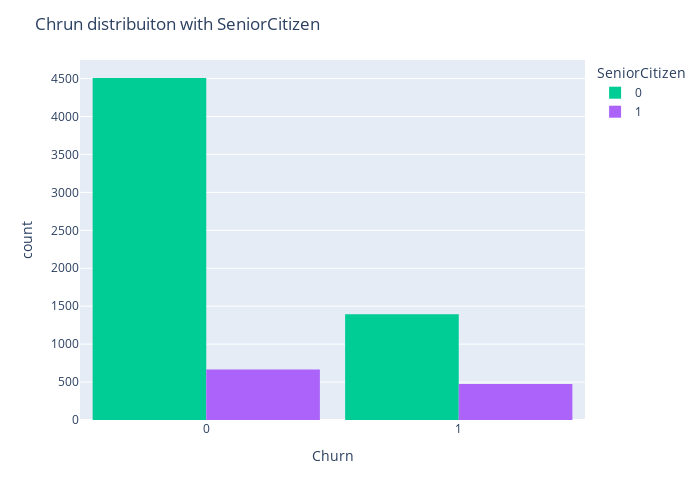

Source (notebook cell):
### Markdown cell above
## According to the data the analysis shows 16.2% customers were senior citizens while the remaining 74% were other ages.

### Code cell
color= {"Yes": 'black', "No": 'grey'}
fig = px.histogram(df, x="Churn", color="SeniorCitizen", barmode="group", color_discrete_map=color)
fig.update_layout(width=700, height=500, bargap=0.1)
fig.update_layout(title='Chrun distribuiton with SeniorCitizen')
fig.show()

### Figure 1 — Plotly figure (JSON) as saved in the notebook; plotly's stock layout.template omitted (floating-point values rounded to 4 significant figures; data arrays with more than 128 entries replaced by an {"elided": "..."} marker saying what was removed)
{"data": [{"alignmentgroup": "True", "bingroup": "x", "hovertemplate": "SeniorCitizen=0<br>Churn=%{x}<br>count=%{y}<extra></extra>", "legendgroup": "0", "marker": {"color": "#00cc96", "pattern": {"shape": ""}}, "name": "0", "offsetgroup": "0", "orientation": "v", "showlegend": true, "type": "histogram", "x": {"elided": "5901 int values"}, "xaxis": "x", "yaxis": "y"}, {"alignmentgroup": "True", "bingroup": "x", "hovertemplate": "SeniorCitizen=1<br>Churn=%{x}<br>count=%{y}<extra></extra>", "legendgroup": "1", "marker": {"color": "#ab63fa", "pattern": {"shape": ""}}, "name": "1", "offsetgroup": "1", "orientation": "v", "showlegend": true, "type": "histogram", "x": {"elided": "1142 int values"}, "xaxis": "x", "yaxis": "y"}], "layout": {"bargap": 0.1, "barmode": "group", "height": 500, "legend": {"title": {"text": "SeniorCitizen"}, "tracegroupgap": 0}, "margin": {"t": 60}, "title": {"text": "Chrun distribuiton with SeniorCitizen"}, "width": 700, "xaxis": {"anchor": "y", "domain": [0, 1], "title": {"text": "Churn"}}, "yaxis": {"anchor": "x", "domain": [0, 1], "title": {"text": "count"}}}}
